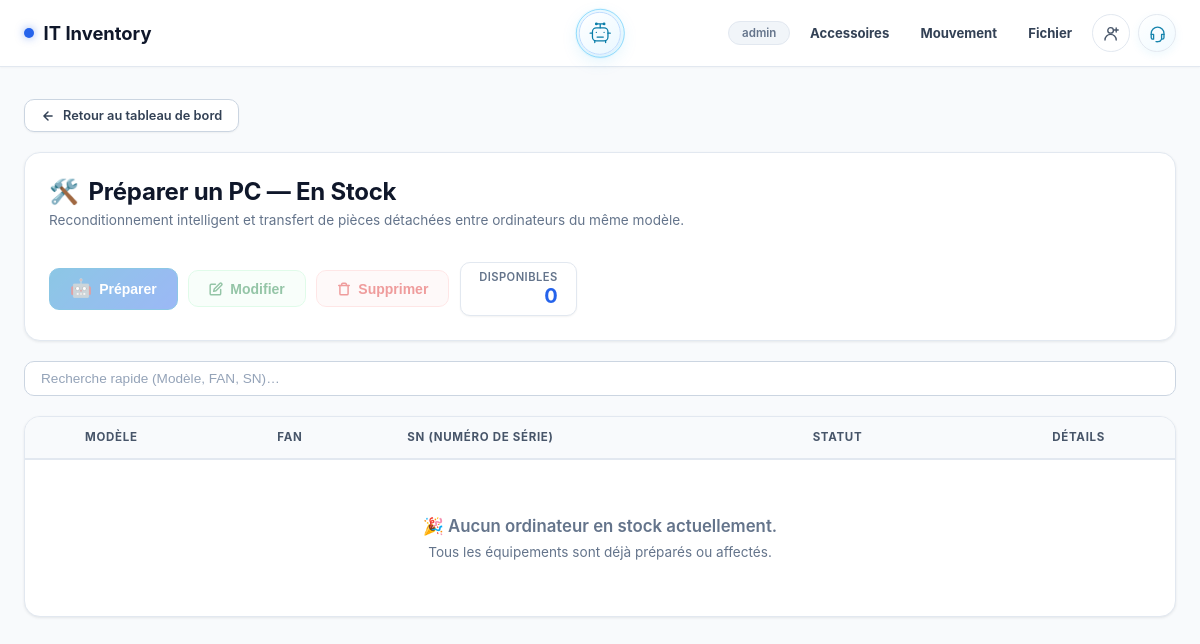
Before: /preparer (signed in) with the older database file.
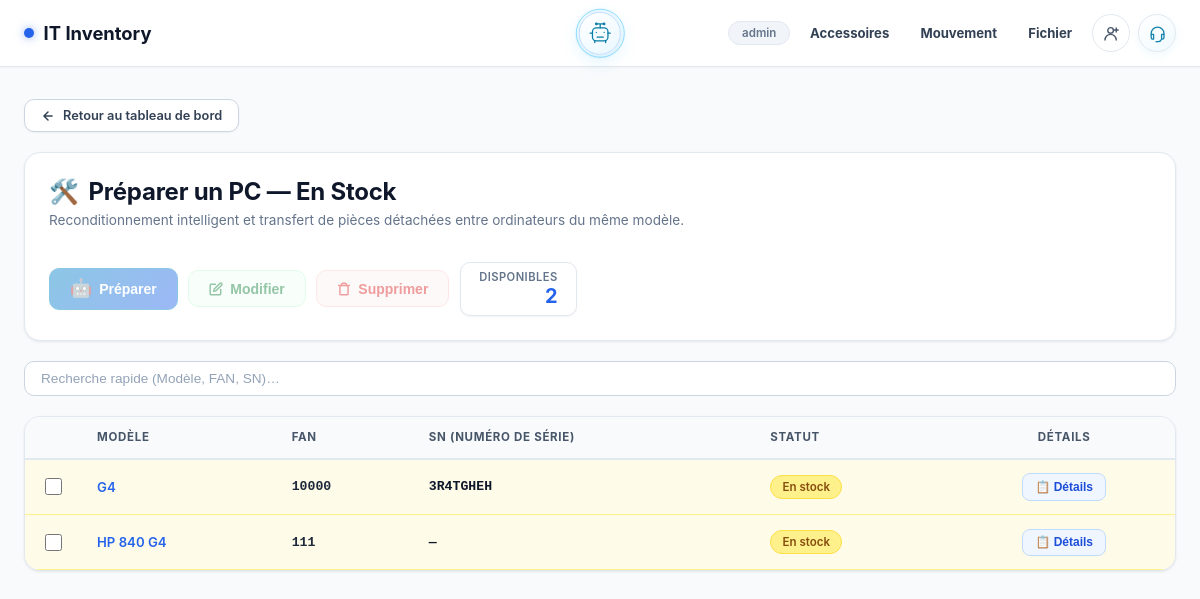
After: the same page with the newer database file.
### tables this page shows
CREATE TABLE inventory (
            id          INTEGER PRIMARY KEY AUTOINCREMENT,
            model_slug  TEXT,
            model_name  TEXT,
            fan         TEXT UNIQUE,
            sn          TEXT,
            statut      TEXT,
            username    TEXT,
            code_user   TEXT,
            license_num TEXT,
            obs         TEXT
        , disque_dur TEXT, etat_clavier TEXT, systeme_operateur TEXT, etat_ecran TEXT, batterie INTEGER, ram TEXT, ports_usb TEXT, pave_tactile TEXT, last_recipient TEXT, assignment_number INTEGER NOT NULL DEFAULT 0);

### app/routes/inventory.py (the view)
@inventory_bp.route('/preparer')
def preparer_pc():
    rows = get_items_by_status('En stock')
    items = [{
        'db_id':             r['id'],
        'model_name':        r['model_name'],
        'model_slug':        r['model_slug'],
        'FAN':               r['fan'],
        'SN':                r['sn'],
        'Statut':            r['statut'],
        'Obs':               r['obs'],
        'batterie':          r['batterie'],
        'has_details':       bool(r['disque_dur'] or r['etat_clavier'] or r['systeme_operateur'] or r['etat_ecran'] or (r['batterie'] is not None) or r['ram'] or r['ports_usb'] or r['pave_tactile']),
    } for r in rows]
    return render_template('preparer_pc.html', items=items, total_stock=len(items))

### app/models/database.py (called while the page is built)
def get_db():
    if 'db' not in g:
        g.db = sqlite3.connect(
            current_app.config['DB_PATH'],
            detect_types=sqlite3.PARSE_DECLTYPES,
        )
        g.db.row_factory = sqlite3.Row
    return g.db

def get_items_by_status(status):
    db = get_db()
    rows = db.execute(
        'SELECT * FROM inventory WHERE statut = ? ORDER BY id DESC',
        (status,)
    ).fetchall()
    return rows

### templates/preparer_pc.html (shortened to what the changed rows need)
{% extends "base.html" %}
{% block content %}
<div class="page-fade">
    <div class="card" style="display:flex;flex-wrap:wrap;justify-content:space-between;align-items:center;gap:1.25rem;margin-bottom:1.25rem;">
        <div>
            <div style="display:flex;align-items:center;gap:0.6rem;">
                <h1 style="font-size:1.5rem;font-weight:700;color:var(--text-primary);margin:0;letter-spacing:-0.01em;">
                    Préparer un PC — En Stock
                </h1>
            </div>
        </div>
        <div style="display:flex;align-items:center;gap:0.65rem;flex-wrap:wrap;">
            <div class="stat-badge">
                <span class="label">Disponibles</span>
                <span class="value" id="filteredCount">{{ total_stock }}</span>
            </div>
        </div>
    </div>
</div>
<div class="card" style="padding:0;overflow:hidden;">
    <div style="overflow-x:auto;">
        <table id="inventoryTable" class="inv-table">
            <thead>
                <tr>
                    <th style="width:44px;text-align:center;"></th>
                    <th>Modèle</th>
                    <th>FAN</th>
                    <th>SN (Numéro de Série)</th>
                    <th>Statut</th>
                    <th style="text-align:center;">Détails</th>
                </tr>
            </thead>
            <tbody>
                {% for row in items %}
                <tr class="row-en-stock" data-db-id="{{ row['db_id'] }}" data-statut="En stock">
                    <td style="text-align:center;" onclick="event.stopPropagation();">
                        <input type="checkbox" class="row-select-checkbox" data-db-id="{{ row['db_id'] }}"
                               onchange="onRowCheckboxChange(this)" title="Sélectionner cet ordinateur">
                    </td>
                    <td>
                        <a href="{{ url_for('inventory.model_detail', slug=row['model_slug']) }}" style="font-weight:600;color:var(--blue);" title="Voir tous les ordinateurs de ce modèle">
                            {{ row['model_name'] }}
                        </a>
                    </td>
                    <td class="font-mono" style="font-weight:600;">{{ row['FAN'] if row['FAN'] else '—' }}</td>
                    <td class="font-mono" style="font-weight:600;color:var(--text-primary);">{{ row['SN'] if row['SN'] else '—' }}</td>
                    <td>
                        <span class="badge badge-en-stock">{{ row['Statut'] }}</span>
                    </td>
                    <td style="text-align:center;" onclick="event.stopPropagation();">
                        <button type="button" class="btn-details" data-db-id="{{ row['db_id'] }}" onclick="openDetailsModal(this.dataset.dbId)" title="Afficher les caractéristiques techniques, batterie et observations">
                            📋 Détails
                        </button>
                    </td>
                </tr>
                {% else %}
                <tr>
                    <td colspan="6" style="padding:3.5rem 1rem;text-align:center;" class="text-muted">
                        <p style="font-size:1.05rem;margin:0 0 0.5rem;font-weight:600;">🎉 Aucun ordinateur en stock actuellement.</p>
                        <p style="font-size:0.85rem;margin:0;">Tous les équipements sont déjà préparés ou affectés.</p>
                    </td>
                </tr>
                {% endfor %}
            </tbody>
        </table>
    </div>
</div>
{% endblock %}

Changed rows visible on the page:
added inventory: model_name "G4", fan "10000", sn "3R4TGHEH", Statut "En stock"
added inventory: model_name "HP 840 G4", fan "111", row "—", Statut "En stock"
Other visible differences:
{{ total_stock }}: "0" → "2"
text no longer shown: "🎉 Aucun ordinateur en stock actuellement. Tous les équipements sont déjà préparés ou affectés."
